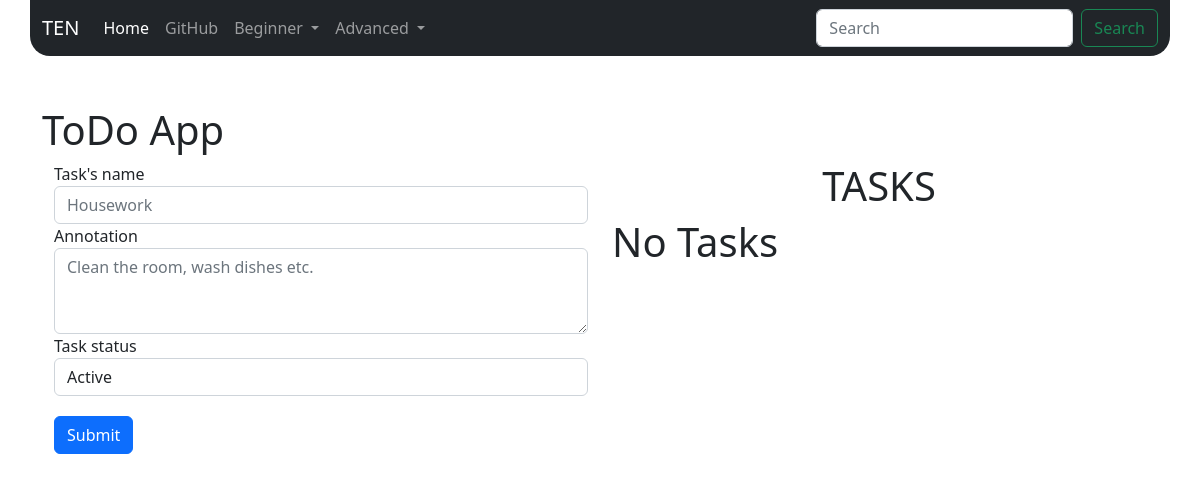
Page /todo/ on the earlier database version.
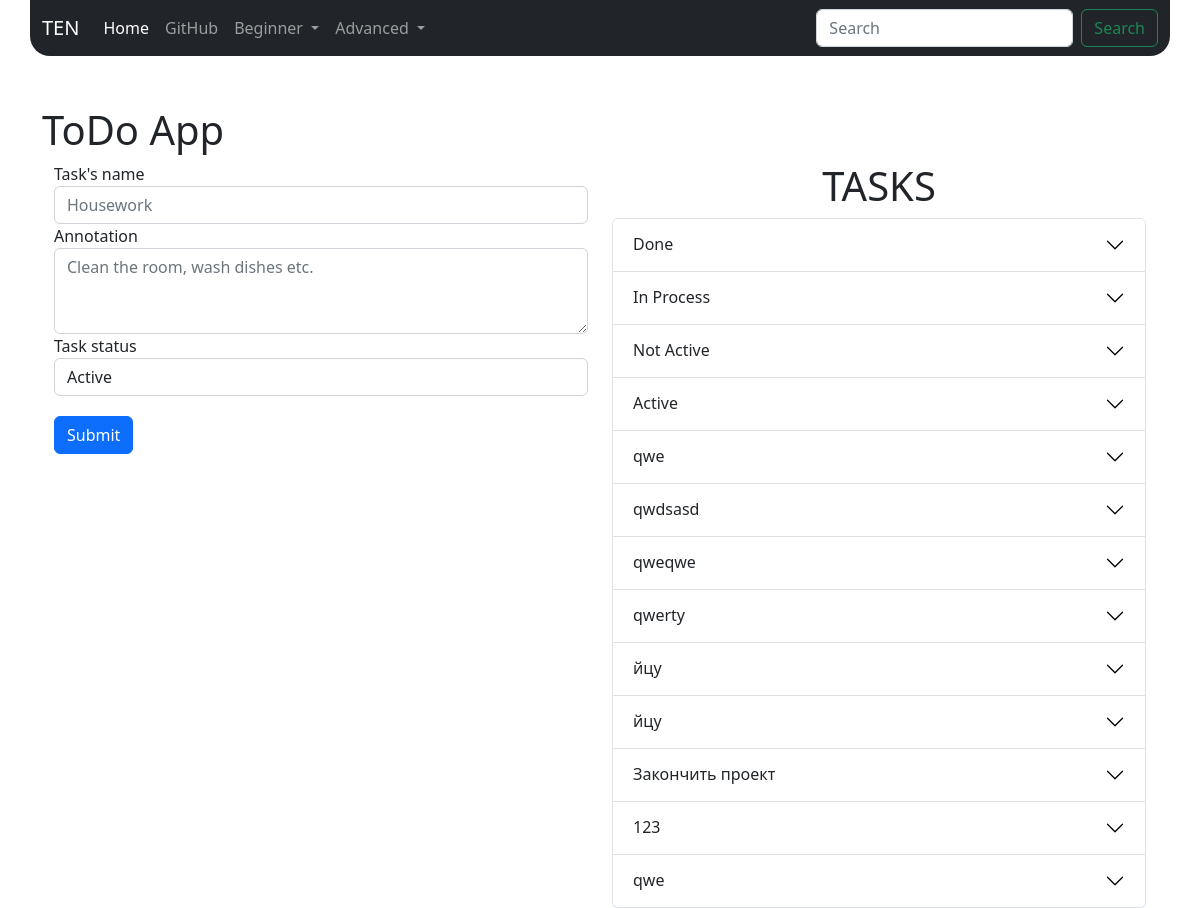
Same page on the later database version.
### todo/models.py (models this page shows)
class Task(models.Model):
    task_status = (
        ('Not active', 'Не активно'),
        ('Active', 'Активно'),
        ('In Process', 'В процессе'),
        ('Done', 'Завершено')
    )
    name = models.CharField(verbose_name='Название задачи', max_length=50, blank=False)
    content = models.TextField(verbose_name='Контент', blank=True)
    date_added = models.DateTimeField(verbose_name='Время добавления', auto_now=True, auto_now_add=False)
    status = models.CharField(verbose_name='Статус', max_length=50, choices=task_status, default='active')

### todo/views.py (the view)
# urls.py: path('todo/', all_tasks_view, name="all_todo_tasks"),
def all_tasks_view(request):
    ctx={}
    ctx['tasks']=Task.objects.all()[::-1]
    return render(request, 'todo_templates/todo_tasks_all.html', ctx)

### TEN/templates/todo_templates/todo_tasks_all.html (shortened to what this page needs)
{% extends 'blank.html' %}
{% block content %}
<h1>ToDo App</h1>
<div class="container">
    <div class="row">
        <div class="col">
<form action="create_task/" method="POST">
    <div class="form-group">
      <label for="exampleFormControlInput1">Task's name</label>
      <input required type="text" class="form-control" id="exampleFormControlInput1" placeholder="Housework" name="name">
    </div>
    <div class="form-group">
      <label for="exampleFormControlTextarea1">Annotation</label>
      <textarea class="form-control" id="exampleFormControlTextarea1" rows="3" placeholder="Clean the room, wash dishes etc." name="content"></textarea>
    </div>
    <div class="form-group">
        <label for="exampleFormControlSelect1">Task status</label>
        <select class="form-control" id="exampleFormControlSelect1" name="status">
            <option>Active</option>
        </select>
    </div>
    <button type="submit" class="btn btn-primary" style="margin-top:20px">Submit</button>
  </form>
        </div>
        <div class="col">
            <center><h1>TASKS</h1></center>
            {% if tasks %}
            <div class="accordion" id="accordionExample">
                {% for task in tasks %}
                    <div class="accordion-item">
                      <h2 class="accordion-header" id="heading{{task.id}}">
                        <button class="accordion-button collapsed" type="button" data-bs-toggle="collapse" data-bs-target="#collapse{{task.id}}" aria-expanded="false" aria-controls="collapse{{task.id}}">
                          {{task.name}}
                        </button>
                      </h2>
                    </div>
                    {% endfor %}
                </div>
            {% else %}
                <h1>No Tasks</h1>
            {% endif %}
        </div>
    </div>
</div>
{% endblock content %}

### TEN/templates/blank.html (shortened to what this page needs)
{% load static %}
<!doctype html>
<html lang="en">
  <head>
    <link href="https://cdn.jsdelivr.net/npm/bootstrap@5.2.0-beta1/dist/css/bootstrap.min.css" rel="stylesheet">
  </head>
  <body>
    <nav class="navbar navbar-expand-lg navbar-dark bg-dark container" style="border-radius: 0px 0px 20px 20px; margin-bottom: 50px;">
        <div class="container-fluid">
          <a class="navbar-brand" href="/">TEN</a>
          <div class="collapse navbar-collapse" id="navbarSupportedContent">
            <ul class="navbar-nav me-auto mb-2 mb-lg-0">
              <li class="nav-item">
                <a class="nav-link active" aria-current="page" href="#">Home</a>
              </li>
              <li class="nav-item">
                <a class="nav-link" href="https://github.com/Vlad0n1m/TEN-projects-on-one-website">GitHub</a>
              </li>
              <li class="nav-item dropdown">
                <a class="nav-link dropdown-toggle" href="#" id="navbarDropdown" role="button" data-bs-toggle="dropdown" aria-expanded="false">
                  Beginner
                </a>
              </li>
              <li class="nav-item dropdown">
                <a class="nav-link dropdown-toggle" href="#" id="navbarDropdown" role="button" data-bs-toggle="dropdown" aria-expanded="false">
                  Advanced
                </a>
              </li>
            </ul>
            <form class="d-flex">
              <input class="form-control me-2" type="search" placeholder="Search" aria-label="Search">
              <button class="btn btn-outline-success" type="submit">Search</button>
            </form>
          </div>
        </div>
    </nav>
    <div class="container">
    {% block content %}
    {% endblock content %}
  </div>
  </body>
</html>

Differences in the rows shown:
added Task: name "Done"
added Task: name "In Process"
added Task: name "Not Active"
added Task: name "Active"
added Task: name "qwe"
added Task: name "qwdsasd"
added Task: name "qweqwe"
added Task: name "qwerty"
added Task: name "йцу"
added Task: name "йцу"
added Task: name "Закончить проект"
added Task: name "123"
added Task: name "qwe"
Other differences:
text no longer shown: "No Tasks"
